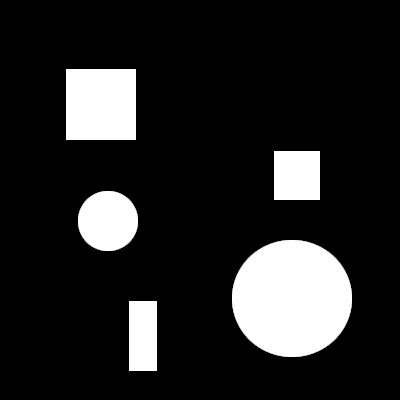
#> input picture miniproject/pictures/shapes.png, 400 x 400 px, found by its file name
$ python grassfire2023.py
#> lines starting #> are read from the running program, lines starting #| are printed output that depends on the picture; after the words box and inside, x2 and y2 are one past the last pixel; in counts of white or black regions, pixels touching at a corner belong together
import numpy as np
import cv2

img = cv2.imread("shapes.png", cv2.IMREAD_GRAYSCALE)
#> img is the input picture: shape (400, 400); min 0, max 255, mean 36.9
# img = np.array([[0, 0, 0, 255, 255, 255],
#                 [0, 0, 0, 0, 255, 0],
#                 [0, 0, 0, 0, 255, 0],
#                 [0, 0, 255, 255, 0, 0],
#                 [0, 0, 255, 255, 0, 0],
#                 [0, 0, 255, 255, 0, 0]], dtype=np.uint8)


def grassfire(img, coord, id):
    y, x = coord

    burn_queue = []

    if img[y, x] == 255:
        burn_queue.append((y, x))

    while len(burn_queue) > 0:
        current = burn_queue.pop()
        y, x = current
        img[y, x] = id
        if x+1 < img.shape[1] and img[y, x+1] == 255:
            burn_queue.append((y, x+1))
        if y+1 < img.shape[0] and img[y+1, x] == 255:
            burn_queue.append((y+1, x))
        if x > 0 and img[y, x-1] == 255:
            burn_queue.append((y, x-1))
        if y > 0 and img[y-1, x] == 255:
            burn_queue.append((y-1, x))
        #print(img)

        if len(burn_queue) == 0:
            return id+50
    return id

next_id = 50

for y in range(img.shape[0]):
    for x in range(img.shape[1]):
        next_id = grassfire(img, (y, x), next_id)
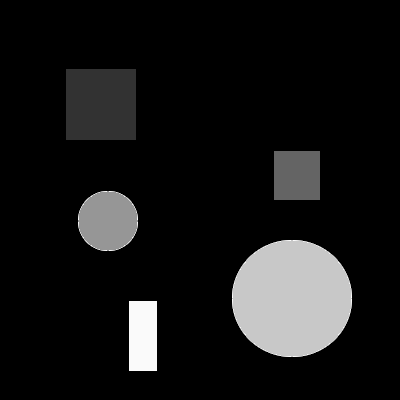
#> img: shape (400, 400); 14.21% of pixels changed, all inside (x1, y1, x2, y2) = (66, 69, 352, 371)

cv2.imshow("Blobs", img)
cv2.waitKey()
